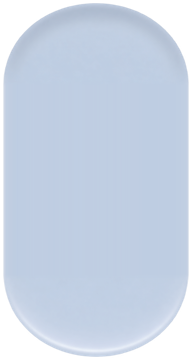
#> input picture Art/R1/art-v3/delivery/_qa/queue-groove-20261021/queue-groove-candidate.png, 192 x 360 px
$ python validate.py
#> lines starting #> are read from the running program, lines starting #| are printed output that depends on the picture
from pathlib import Path
from PIL import Image
import numpy as np,json,hashlib
qa=Path(__file__).resolve().parent;p=qa/'queue-groove-candidate.png';im=Image.open(p);a=np.asarray(im)
#> further down, im is the input picture: PIL image 192x360 RGBA; mean R, G, B, A 139.7, 157.6, 183.2, 146.7
ref=a[88];mid=a[88:272];diff=np.abs(mid.astype(int)-ref.astype(int))
#> after `ref = a[88]`: ref = 192 rows, first 6: [0, 0, 0, 0], [0, 0, 0, 0], [0, 0, 0, 0], [156, 174, 201, 69], [162, 179, 207, 136], [165, 182, 211, 160]
#> after `mid = a[88:272]`:
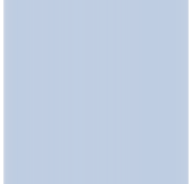
#> mid: shape (184, 192, 4); mean R, G, B, A 155.8, 176.5, 206.2, 166; transparent parts drawn white
#> after `diff = np.abs(mid.astype(int) - ref.astype(int))`: diff: shape (184, 192, 4) int64; every value is 0
alpha=a[:,:,3];ys,xs=np.where(alpha>0);box=[int(xs.min()),int(ys.min()),int(xs.max()+1),int(ys.max()+1)]
#> after `alpha = a[:, :, 3]`:
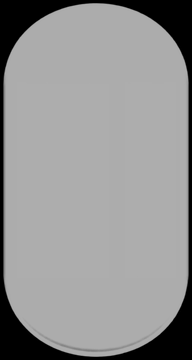
#> alpha: shape (360, 192); min 0, max 174, mean 146.7
#> after `box = [int(xs.min()), int(ys.min()), int(xs.max() + 1), int(ys.max() +`: box = [3, 3, 189, 358]
interior=a[90:271,24:168];rgba=np.median(interior,axis=(0,1)).astype(int).tolist()
#> after `interior = a[90:271, 24:168]`:
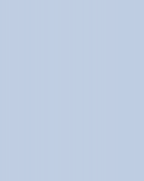
#> interior: shape (181, 144, 4); mean R, G, B, A 160.8, 182.3, 213.1, 172.9; transparent parts drawn white
#> after `rgba = np.median(interior, axis=(0, 1)).astype(int).tolist()`: rgba = [161, 182, 213, 173]
stage=np.array([170,193,221]);face=np.array(rgba[:3]);composite=np.rint(face*rgba[3]/255+stage*(1-rgba[3]/255)).astype(int)
#> after `face = np.array(rgba[:3])`: face = [161, 182, 213]
#> after `composite = np.rint(face * rgba[3] / 255 + stage * (1 - rgba[3] / 255)`: composite = [164, 186, 216]
row_sha=hashlib.sha256(ref.tobytes()).hexdigest()
def composited(x,y):
#> called with x = 96, y = 12
 c=a[y,x];return np.rint(c[:3]*float(c[3])/255+stage*(1-float(c[3])/255)).astype(int).tolist()
#> after `c = a[y, x]`: c = [137, 157, 185, 172]
checks={'size_192x360':im.size==(192,360),'rgba':im.mode=='RGBA','canvas_edges_fully_transparent':not bool(np.any(alpha[0])) and not bool(np.any(alpha[-1])) and not bool(np.any(alpha[:,0])) and not bool(np.any(alpha[:,-1])),'margins_2_to_4_pixels':all(2<=v<=4 for v in [box[0],box[1],192-box[2],360-box[3]]),'all_middle_rows_88_to_271_exact':int(diff.max())==0,'requested_rows_90_to_270_exact':bool(np.all(a[90:271]==a[90])),'interior_alpha_60_to_75_percent':.6<=rgba[3]/255<=.75,'top_join_identical':bool(np.array_equal(a[87],a[88])),'bottom_join_identical':bool(np.array_equal(a[271],a[272])),'two_end_caps_88_pixels':True}
record={'path':str(p),'size':list(im.size),'mode':im.mode,'sha256':hashlib.sha256(p.read_bytes()).hexdigest(),'alpha_bbox_xyxy_exclusive':box,'cap_top_rows_inclusive':[0,87],'cap_bottom_rows_inclusive':[272,359],'middle_rows_inclusive':[88,271],'uniform_row_sha256':row_sha,'middle_row_count':184,'middle_max_rgba_difference':int(diff.max()),'mismatched_middle_rows':int(np.count_nonzero(np.any(diff,axis=(1,2)))),'interior_median_rgba':rgba,'interior_opacity':round(rgba[3]/255,4),'interior_rgb_range':[interior[:,:,:3].min(axis=(0,1)).tolist(),interior[:,:,:3].max(axis=(0,1)).tolist()],'on_stage_rgb':composite.tolist(),'stage_reference_rgb':stage.tolist(),'composited_probes':{'top_shadow':composited(96,12),'center':composited(96,180),'lower_lip':composited(96,345)},'checks':checks,'visual_checks':{'fully_rounded_caps':True,'soft_top_inner_shadow':True,'soft_bottom_inner_light_lip':True,'no_outer_outline_drop_shadow_glass_streaks_or_decorations':True,'quiet_hand_painted_depth_on_stage':True,'no_visible_stretch_seam':True},'preview':{'sprite_count':4,'sprite_size':[186,344],'scaled_end_caps':85,'scaled_middle_height':174,'stage_crop_y':1152,'canvas_size':[1080,768]},'game_integration_tested':False}
(qa/'validation.json').write_text(json.dumps(record,ensure_ascii=False,indent=2)+'\n')
print(json.dumps(record,ensure_ascii=False));assert all(checks.values()),'Validation failed'
#> (printed output is left out)

$ run again, with Art/R1/art-v3/delivery/_qa/queue-groove-20261021/attempt-02-finished.png copied over Art/R1/art-v3/delivery/_qa/queue-groove-20261021/queue-groove-candidate.png
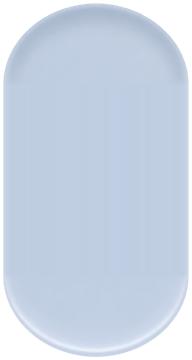
#> input picture Art/R1/art-v3/delivery/_qa/queue-groove-20261021/attempt-02-finished.png, 192 x 360 px
#> im is the input picture: PIL image 192x360 RGBA; mean R, G, B, A 140, 157.5, 182.6, 147
#> ref = 192 rows, first 6: [0, 0, 0, 0], [0, 0, 0, 0], [0, 0, 0, 0], [169, 186, 214, 104], [180, 199, 228, 174], [171, 189, 216, 170]
#> diff: shape (184, 192, 4) int64; every value is 0
#> `alpha = a[:, :, 3]`:
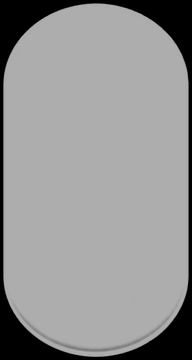
#> alpha: shape (360, 192); min 0, max 174, mean 147
#> box = [2, 2, 190, 358]
#> rgba = [161, 183, 213, 173]
#> face = [161, 183, 213]
#> composite = [164, 186, 216]
#> c = [131, 153, 183, 173]
#> (printed output is left out)
